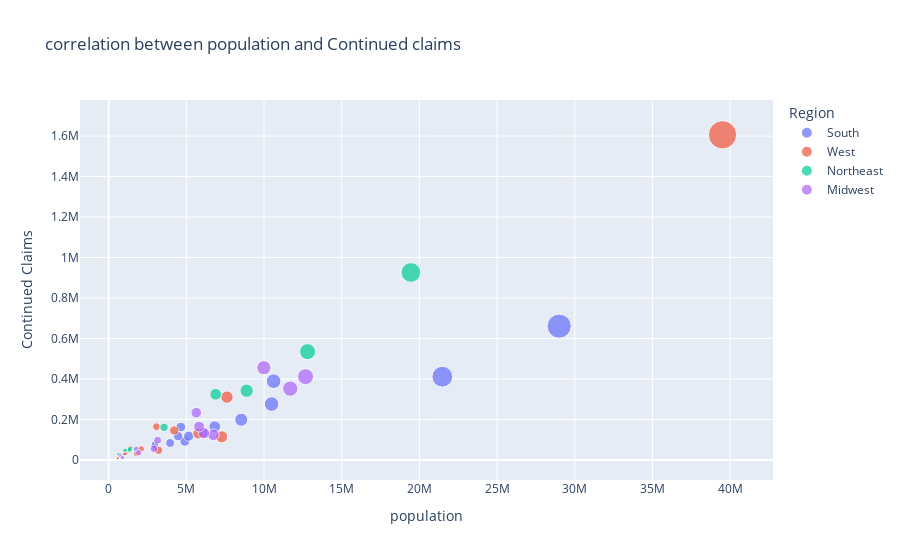

Here is the notebook cell this chart was saved with:
### Markdown cell above
## Continued Claims

### Code cell
px.scatter(df_statewise,y="Continued Claims",x="population",color="Region",hover_data=["State"],size="population",title="correlation between population and Continued claims")

### Figure 1 — Plotly figure (JSON) as saved in the notebook; plotly's stock layout.template omitted (floating-point values rounded to 4 significant figures)
{"data": [{"customdata": [["Alabama"], ["Arkansas"], ["Delaware"], ["Florida"], ["Georgia"], ["Kentucky"], ["Louisiana"], ["Maryland"], ["Mississippi"], ["North Carolina"], ["Oklahoma"], ["South Carolina"], ["Tennessee"], ["Texas"], ["Virginia"], ["West Virginia"]], "hovertemplate": "Region=South<br>population=%{marker.size}<br>Continued Claims=%{y}<br>State=%{customdata[0]}<extra></extra>", "legendgroup": "South", "marker": {"color": "#636efa", "size": [4903185, 3017804, 973764, 21477737, 10617423, 4467673, 4648794, 6045680, 2976149, 10488084, 3956971, 5148714, 6829174, 28995881, 8535519, 1792147], "sizemode": "area", "sizeref": 98780.0, "symbol": "circle"}, "mode": "markers", "name": "South", "orientation": "v", "showlegend": true, "type": "scatter", "x": [4903185, 3017804, 973764, 21477737, 10617423, 4467673, 4648794, 6045680, 2976149, 10488084, 3956971, 5148714, 6829174, 28995881, 8535519, 1792147], "xaxis": "x", "y": [92148, 61700.0, 26800.0, 411100.0, 389100.0, 117900.0, 162800.0, 134500.0, 75020.0, 275900.0, 83760.0, 117800.0, 164500.0, 660900.0, 198900.0, 52480.0], "yaxis": "y"}, {"customdata": [["Alaska"], ["Arizona"], ["California"], ["Colorado"], ["Hawaii"], ["Idaho"], ["Montana"], ["Nevada"], ["New Mexico"], ["Oregon"], ["Utah"], ["Washington"], ["Wyoming"]], "hovertemplate": "Region=West<br>population=%{marker.size}<br>Continued Claims=%{y}<br>State=%{customdata[0]}<extra></extra>", "legendgroup": "West", "marker": {"color": "#EF553B", "size": [731545, 7278717, 39512223, 5758736, 1415872, 1787065, 1068778, 3080156, 2096829, 4217737, 3205958, 7614893, 578759], "sizemode": "area", "sizeref": 98780.0, "symbol": "circle"}, "mode": "markers", "name": "West", "orientation": "v", "showlegend": true, "type": "scatter", "x": [731545, 7278717, 39512223, 5758736, 1415872, 1787065, 1068778, 3080156, 2096829, 4217737, 3205958, 7614893, 578759], "xaxis": "x", "y": [28160.0, 114300.0, 1606000.0, 130400.0, 59310.0, 31730.0, 32226, 164600.0, 54590.0, 145600.0, 47570.0, 310400.0, 9643.0], "yaxis": "y"}, {"customdata": [["Connecticut"], ["Maine"], ["Massachusetts"], ["New Hampshire"], ["New Jersey"], ["New York"], ["Pennsylvania"], ["Rhode Island"], ["Vermont"]], "hovertemplate": "Region=Northeast<br>population=%{marker.size}<br>Continued Claims=%{y}<br>State=%{customdata[0]}<extra></extra>", "legendgroup": "Northeast", "marker": {"color": "#00cc96", "size": [3565287, 1344212, 6892503, 1359711, 8882190, 19453561, 12801989, 1059361, 623989], "sizemode": "area", "sizeref": 98780.0, "symbol": "circle"}, "mode": "markers", "name": "Northeast", "orientation": "v", "showlegend": true, "type": "scatter", "x": [3565287, 1344212, 6892503, 1359711, 8882190, 19453561, 12801989, 1059361, 623989], "xaxis": "x", "y": [161200.0, 46980.0, 324500.0, 53350.0, 342000.0, 926100.0, 534900.0, 47700.0, 28170.0], "yaxis": "y"}, {"customdata": [["Illinois"], ["Indiana"], ["Iowa"], ["Kansas"], ["Michigan"], ["Minnesota"], ["Missouri"], ["Nebraska"], ["North Dakota"], ["Ohio"], ["South Dakota"], ["Wisconsin"]], "hovertemplate": "Region=Midwest<br>population=%{marker.size}<br>Continued Claims=%{y}<br>State=%{customdata[0]}<extra></extra>", "legendgroup": "Midwest", "marker": {"color": "#ab63fa", "size": [12671821, 6732219, 3155070, 2913314, 9986857, 5639632, 6137428, 1934408, 762062, 11689100, 884659, 5822434], "sizemode": "area", "sizeref": 98780.0, "symbol": "circle"}, "mode": "markers", "name": "Midwest", "orientation": "v", "showlegend": true, "type": "scatter", "x": [12671821, 6732219, 3155070, 2913314, 9986857, 5639632, 6137428, 1934408, 762062, 11689100, 884659, 5822434], "xaxis": "x", "y": [411539, 124400.0, 97420.0, 55350.0, 455600.0, 233300.0, 132300.0, 35770.0, 19080.0, 352400.0, 11669, 164800.0], "yaxis": "y"}], "layout": {"autosize": true, "legend": {"itemsizing": "constant", "title": {"text": "Region"}, "tracegroupgap": 0}, "title": {"text": "correlation between population and Continued claims"}, "xaxis": {"anchor": "y", "autorange": true, "domain": [0, 1], "range": [-1711000.0, 42200000.0], "title": {"text": "population"}, "type": "linear"}, "yaxis": {"anchor": "x", "autorange": true, "domain": [0, 1], "range": [-107900.0, 1815000.0], "title": {"text": "Continued Claims"}, "type": "linear"}}}
